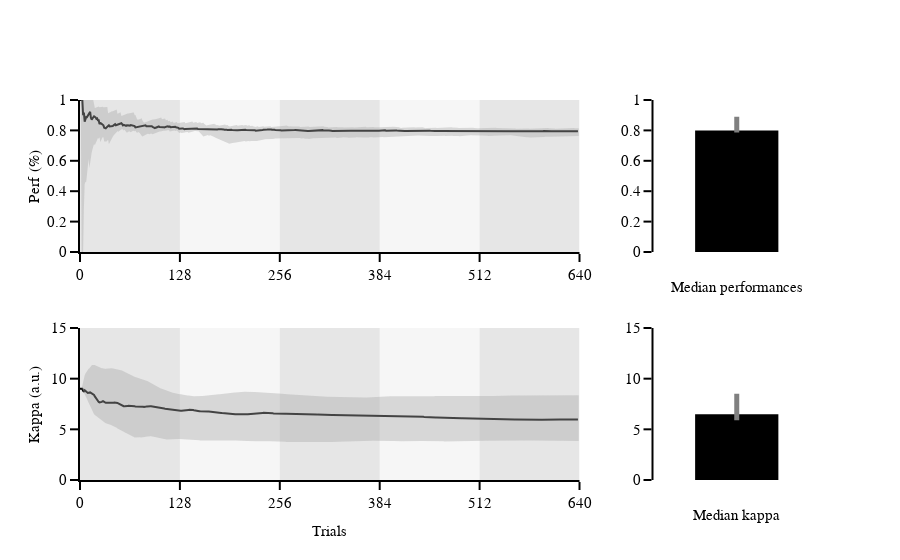

The cell this chart's notebook holds for it:
### Markdown cell above
### final

### Code cell
# Defind sublot 
fig = make_subplots(rows=2, cols=2, column_widths=[0.75, 0.25], vertical_spacing=0.20, print_grid=False)

perf_runs_median_clean = perf_runs_median[~np.isnan(perf_runs_median)]
perf_runs_ci_up_clean = perf_runs_ci_up[~np.isnan(perf_runs_ci_up)]
perf_runs_ci_low_clean = perf_runs_ci_low[~np.isnan(perf_runs_ci_low)]

stair_runs_median_clean = stair_runs_median[~np.isnan(stair_runs_median)]
stair_runs_ci_up_clean = stair_runs_ci_up[~np.isnan(stair_runs_ci_up)]
stair_runs_ci_low_clean = stair_runs_ci_low[~np.isnan(stair_runs_ci_low)]

# Perf 
# plot perf across trials 
fig.add_trace(go.Scatter(y=perf_runs_median_clean, 
                         line=dict(color='black')), 
              row=1, col=1)

# Error area
fig.add_trace(go.Scatter(y=np.concatenate([perf_runs_ci_up, perf_runs_ci_low[::-1]]), 
                         x=np.concatenate([np.arange(len(perf_runs_ci_up)), np.arange(len(perf_runs_ci_low))[::-1]]), 
                         mode='lines', 
                         fill='toself', 
                         fillcolor='rgba(169, 169, 169, 0.4)', 
                         line=dict(width=0), 
                         showlegend=False), 
              row=1, col=1)

# make the bar plot 
fig.add_trace(go.Bar(y=prf_beh_df.perf_median, 
                     marker=dict(color='black'),
                     error_y=dict(type='data', 
                                  symmetric=False, 
                                  array=prf_beh_df.perf_ci_up - prf_beh_df.perf_median, 
                                  arrayminus=prf_beh_df.perf_median - prf_beh_df.perf_ci_low, 
                                  thickness=5, 
                                  width=0,
                                  color='gray'), 
                     width=0.5),
              
              row=1, col=2)

# Staircase 
# plot perf across trials 
fig.add_trace(go.Scatter(y=stair_runs_median_clean, 
                         line=dict(color='black')), 
              row=2, col=1)

# Error area
fig.add_trace(go.Scatter(y=np.concatenate([stair_runs_ci_up, stair_runs_ci_low[::-1]]), 
                         x=np.concatenate([np.arange(len(stair_runs_ci_up)), np.arange(len(stair_runs_ci_low))[::-1]]), 
                         mode='lines', 
                         fill='toself', 
                         fillcolor='rgba(169, 169, 169, 0.4)', 
                         line=dict(width=0), 
                         showlegend=False), 
              row=2, col=1)

# make the bar plot 
fig.add_trace(go.Bar(y=prf_beh_df.stair_median, 
                     marker=dict(color='black'),
                     error_y=dict(type='data', 
                                  symmetric=False, 
                                  array=prf_beh_df.stair_ci_up - prf_beh_df.stair_median, 
                                  arrayminus=prf_beh_df.stair_median - prf_beh_df.stair_ci_low, 
                                  thickness=5, 
                                  width=0,
                                  color='gray'), 
                     width=0.5),
              
              row=2, col=2)



step = 128
x_max = 640
for i in range(0, x_max, step):
    fig.add_shape(type="rect", 
                  x0=i, 
                  x1=i + step, 
                  y0=0, 
                  y1=15, 
                  fillcolor="gray" if (i // step) % 2 == 0 else "lightgray", 
                  opacity=0.2,
                  layer="below", 
                  line_width=0,
                  row="all",
                  col=1) 
# perf 
fig.update_xaxes(showline=True, range=[0,x_max], tickvals=[0, 128, 256, 384, 512, 640], ticktext=["0", "128", "256", "384", "512", "640"], row=1, col=1)
fig.update_yaxes(showline=True, range=[0,1], nticks=6, title='Perf (%)',row=1, col=1)

fig.update_xaxes(showline=False, ticks='', showticklabels=False, title='Median performances', row=1, col=2)
fig.update_yaxes(showline=True,range=[0,1], nticks=6, row=1, col=2)

# stair 
fig.update_xaxes(showline=True, range=[0,x_max], tickvals=[0, 128, 256, 384, 512, 640], ticktext=["0", "128", "256", "384", "512", "640"], title='Trials', row=2, col=1)
fig.update_yaxes(showline=True, range=[0,15], title='Kappa (a.u.)', row=2, col=1)

fig.update_xaxes(showline=False, ticks='', showticklabels=False, title='Median kappa', row=2, col=2)
fig.update_yaxes(showline=True,range=[0,15], row=2, col=2)


fig.update_layout(template=fig_template, showlegend=False)
fig.show()
fig.write_image("/Users/uriel/Downloads/prf_perf.pdf")

### Figure 1 — Plotly figure (JSON) as saved in the notebook; plotly's stock layout.template omitted (floating-point values rounded to 4 significant figures; data arrays with more than 128 entries replaced by an {"elided": "..."} marker saying what was removed)
{"data": [{"line": {"color": "black"}, "type": "scatter", "xaxis": "x", "y": {"elided": "639 float values"}, "yaxis": "y"}, {"fill": "toself", "fillcolor": "rgba(169, 169, 169, 0.4)", "line": {"width": 0}, "mode": "lines", "showlegend": false, "type": "scatter", "x": {"elided": "1280 int values"}, "xaxis": "x", "y": {"elided": "1280 float values"}, "yaxis": "y"}, {"error_y": {"array": [0.08948], "arrayminus": [0.01384], "color": "gray", "symmetric": false, "thickness": 5, "type": "data", "width": 0}, "marker": {"color": "black"}, "type": "bar", "width": 0.5, "xaxis": "x2", "y": [0.7997], "yaxis": "y2"}, {"line": {"color": "black"}, "type": "scatter", "xaxis": "x3", "y": {"elided": "639 float values"}, "yaxis": "y3"}, {"fill": "toself", "fillcolor": "rgba(169, 169, 169, 0.4)", "line": {"width": 0}, "mode": "lines", "showlegend": false, "type": "scatter", "x": {"elided": "1280 int values"}, "xaxis": "x3", "y": {"elided": "1280 float values"}, "yaxis": "y3"}, {"error_y": {"array": [2.023], "arrayminus": [0.5801], "color": "gray", "symmetric": false, "thickness": 5, "type": "data", "width": 0}, "marker": {"color": "black"}, "type": "bar", "width": 0.5, "xaxis": "x4", "y": [6.481], "yaxis": "y4"}], "layout": {"autosize": true, "shapes": [{"fillcolor": "gray", "layer": "below", "line": {"width": 0}, "opacity": 0.2, "type": "rect", "x0": 0, "x1": 128, "xref": "x", "y0": 0, "y1": 15, "yref": "y"}, {"fillcolor": "gray", "layer": "below", "line": {"width": 0}, "opacity": 0.2, "type": "rect", "x0": 0, "x1": 128, "xref": "x3", "y0": 0, "y1": 15, "yref": "y3"}, {"fillcolor": "lightgray", "layer": "below", "line": {"width": 0}, "opacity": 0.2, "type": "rect", "x0": 128, "x1": 256, "xref": "x", "y0": 0, "y1": 15, "yref": "y"}, {"fillcolor": "lightgray", "layer": "below", "line": {"width": 0}, "opacity": 0.2, "type": "rect", "x0": 128, "x1": 256, "xref": "x3", "y0": 0, "y1": 15, "yref": "y3"}, {"fillcolor": "gray", "layer": "below", "line": {"width": 0}, "opacity": 0.2, "type": "rect", "x0": 256, "x1": 384, "xref": "x", "y0": 0, "y1": 15, "yref": "y"}, {"fillcolor": "gray", "layer": "below", "line": {"width": 0}, "opacity": 0.2, "type": "rect", "x0": 256, "x1": 384, "xref": "x3", "y0": 0, "y1": 15, "yref": "y3"}, {"fillcolor": "lightgray", "layer": "below", "line": {"width": 0}, "opacity": 0.2, "type": "rect", "x0": 384, "x1": 512, "xref": "x", "y0": 0, "y1": 15, "yref": "y"}, {"fillcolor": "lightgray", "layer": "below", "line": {"width": 0}, "opacity": 0.2, "type": "rect", "x0": 384, "x1": 512, "xref": "x3", "y0": 0, "y1": 15, "yref": "y3"}, {"fillcolor": "gray", "layer": "below", "line": {"width": 0}, "opacity": 0.2, "type": "rect", "x0": 512, "x1": 640, "xref": "x", "y0": 0, "y1": 15, "yref": "y"}, {"fillcolor": "gray", "layer": "below", "line": {"width": 0}, "opacity": 0.2, "type": "rect", "x0": 512, "x1": 640, "xref": "x3", "y0": 0, "y1": 15, "yref": "y3"}], "showlegend": false, "xaxis": {"anchor": "y", "domain": [0, 0.675], "range": [0, 640], "showline": true, "ticktext": ["0", "128", "256", "384", "512", "640"], "tickvals": [0, 128, 256, 384, 512, 640], "type": "linear"}, "xaxis2": {"anchor": "y2", "autorange": true, "domain": [0.775, 1], "range": [-0.5, 0.5], "showline": false, "showticklabels": false, "ticks": "", "title": {"text": "Median performances"}}, "xaxis3": {"anchor": "y3", "domain": [0, 0.675], "range": [0, 640], "showline": true, "ticktext": ["0", "128", "256", "384", "512", "640"], "tickvals": [0, 128, 256, 384, 512, 640], "title": {"text": "Trials"}, "type": "linear"}, "xaxis4": {"anchor": "y4", "autorange": true, "domain": [0.775, 1], "range": [-0.5, 0.5], "showline": false, "showticklabels": false, "ticks": "", "title": {"text": "Median kappa"}}, "yaxis": {"anchor": "x", "domain": [0.6, 1], "nticks": 6, "range": [0, 1], "showline": true, "title": {"text": "Perf (%)"}, "type": "linear"}, "yaxis2": {"anchor": "x2", "domain": [0.6, 1], "nticks": 6, "range": [0, 1], "showline": true, "type": "linear"}, "yaxis3": {"anchor": "x3", "domain": [0, 0.4], "range": [0, 15], "showline": true, "title": {"text": "Kappa (a.u.)"}, "type": "linear"}, "yaxis4": {"anchor": "x4", "domain": [0, 0.4], "range": [0, 15], "showline": true, "type": "linear"}}}
